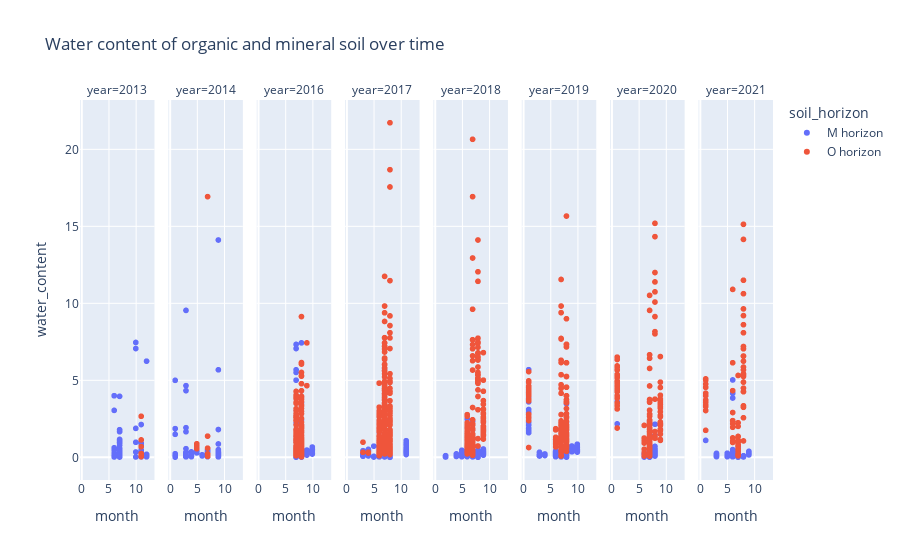

This figure's notebook cell:
### Code cell
# Plot water content of Neon Sites over the course of each year 
df["collection_date"] = pd.to_datetime(df["collection_date"])
df = df.sort_values(by="collection_date")
df["year"] = df["collection_date"].dt.year
df["month"] = df["collection_date"].dt.month

fig = px.scatter(df, x="month", y="water_content", color = "soil_horizon", 
                 facet_col = "year", title="Water content of organic and mineral soil over time")
fig.show()

### Figure 1 — Plotly figure (JSON) as saved in the notebook; plotly's stock layout.template omitted (floating-point values rounded to 4 significant figures; data arrays with more than 128 entries replaced by an {"elided": "..."} marker saying what was removed)
{"data": [{"hovertemplate": "soil_horizon=M horizon<br>year=2013<br>month=%{x}<br>water_content=%{y}<extra></extra>", "legendgroup": "M horizon", "marker": {"color": "#636efa", "symbol": "circle"}, "mode": "markers", "name": "M horizon", "showlegend": true, "type": "scattergl", "x": [6, 6, 6, 6, 6, 6, 6, 6, 6, 6, 6, 6, 7, 7, 7, 7, 7, 7, 7, 7, 7, 7, 7, 7, 7, 7, 7, 7, 7, 7, 7, 7, 7, 7, 7, 7, 7, 7, 7, 7, 7, 7, 7, 7, 7, 7, 7, 7, 7, 7, 7, 7, 7, 7, 10, 10, 10, 10, 10, 10, 11, 11, 11, 11, 11, 11, 11, 11, 11, 11, 11, 11, 11, 12, 12, 12, 12, 12, 12], "xaxis": "x", "y": [0.043, 0.621, 0.142, 4, 0.024, 0.47, 3.049, 0.562, 4, 0.13, 0.274, 0.106, 1.165, 1.665, 1.071, 0.063, 0.123, 0.971, 0.404, 0.236, 0.172, 0.777, 0.585, 0.086, 0.17, 3.96, 0.051, 1.793, 0.032, 0.207, 0.253, 0.256, 0.111, 0.096, 0.335, 0.235, 0.125, 0.129, 0.091, 0.118, 0.447, 0.159, 0.024, 0.447, 0.235, 0.233, 0.082, 0.043, 0.932, 0.064, 0.322, 0.325, 0.277, 0.022, 0.977, 0.025, 1.881, 7.065, 7.46, 0.347, 2.13, 0.333, 0.431, 0.274, 0.215, 0.491, 0.808, 0.915, 0.314, 0.272, 0.302, 0.927, 0.025, 6.246, 0.08, 0.195, 0.185, 0.121, 0.033], "yaxis": "y"}, {"hovertemplate": "soil_horizon=M horizon<br>year=2014<br>month=%{x}<br>water_content=%{y}<extra></extra>", "legendgroup": "M horizon", "marker": {"color": "#636efa", "symbol": "circle"}, "mode": "markers", "name": "M horizon", "showlegend": false, "type": "scattergl", "x": {"elided": "159 int values"}, "xaxis": "x2", "y": {"elided": "159 float values"}, "yaxis": "y2"}, {"hovertemplate": "soil_horizon=M horizon<br>year=2016<br>month=%{x}<br>water_content=%{y}<extra></extra>", "legendgroup": "M horizon", "marker": {"color": "#636efa", "symbol": "circle"}, "mode": "markers", "name": "M horizon", "showlegend": false, "type": "scattergl", "x": {"elided": "438 int values"}, "xaxis": "x3", "y": {"elided": "438 float values"}, "yaxis": "y3"}, {"hovertemplate": "soil_horizon=M horizon<br>year=2017<br>month=%{x}<br>water_content=%{y}<extra></extra>", "legendgroup": "M horizon", "marker": {"color": "#636efa", "symbol": "circle"}, "mode": "markers", "name": "M horizon", "showlegend": false, "type": "scattergl", "x": {"elided": "752 int values"}, "xaxis": "x4", "y": {"elided": "752 float values"}, "yaxis": "y4"}, {"hovertemplate": "soil_horizon=M horizon<br>year=2018<br>month=%{x}<br>water_content=%{y}<extra></extra>", "legendgroup": "M horizon", "marker": {"color": "#636efa", "symbol": "circle"}, "mode": "markers", "name": "M horizon", "showlegend": false, "type": "scattergl", "x": {"elided": "628 int values"}, "xaxis": "x5", "y": {"elided": "628 float values"}, "yaxis": "y5"}, {"hovertemplate": "soil_horizon=M horizon<br>year=2019<br>month=%{x}<br>water_content=%{y}<extra></extra>", "legendgroup": "M horizon", "marker": {"color": "#636efa", "symbol": "circle"}, "mode": "markers", "name": "M horizon", "showlegend": false, "type": "scattergl", "x": {"elided": "593 int values"}, "xaxis": "x6", "y": {"elided": "593 float values"}, "yaxis": "y6"}, {"hovertemplate": "soil_horizon=M horizon<br>year=2020<br>month=%{x}<br>water_content=%{y}<extra></extra>", "legendgroup": "M horizon", "marker": {"color": "#636efa", "symbol": "circle"}, "mode": "markers", "name": "M horizon", "showlegend": false, "type": "scattergl", "x": {"elided": "377 int values"}, "xaxis": "x7", "y": {"elided": "377 float values"}, "yaxis": "y7"}, {"hovertemplate": "soil_horizon=M horizon<br>year=2021<br>month=%{x}<br>water_content=%{y}<extra></extra>", "legendgroup": "M horizon", "marker": {"color": "#636efa", "symbol": "circle"}, "mode": "markers", "name": "M horizon", "showlegend": false, "type": "scattergl", "x": {"elided": "255 int values"}, "xaxis": "x8", "y": {"elided": "255 float values"}, "yaxis": "y8"}, {"hovertemplate": "soil_horizon=O horizon<br>year=2013<br>month=%{x}<br>water_content=%{y}<extra></extra>", "legendgroup": "O horizon", "marker": {"color": "#EF553B", "symbol": "circle"}, "mode": "markers", "name": "O horizon", "showlegend": true, "type": "scattergl", "x": [11, 11, 11, 11, 11, 11, 11, 11, 11], "xaxis": "x", "y": [0.25, 0.077, 0.693, 0.047, 0.147, 0.221, 1.133, 0.099, 2.667], "yaxis": "y"}, {"hovertemplate": "soil_horizon=O horizon<br>year=2014<br>month=%{x}<br>water_content=%{y}<extra></extra>", "legendgroup": "O horizon", "marker": {"color": "#EF553B", "symbol": "circle"}, "mode": "markers", "name": "O horizon", "showlegend": false, "type": "scattergl", "x": [5, 5, 5, 7, 7, 7, 7, 7, 7], "xaxis": "x2", "y": [0.758, 0.88, 0.559, 0.194, 16.93, 0.228, 0.596, 0.062, 1.377], "yaxis": "y2"}, {"hovertemplate": "soil_horizon=O horizon<br>year=2016<br>month=%{x}<br>water_content=%{y}<extra></extra>", "legendgroup": "O horizon", "marker": {"color": "#EF553B", "symbol": "circle"}, "mode": "markers", "name": "O horizon", "showlegend": false, "type": "scattergl", "x": {"elided": "218 int values"}, "xaxis": "x3", "y": {"elided": "218 float values"}, "yaxis": "y3"}, {"hovertemplate": "soil_horizon=O horizon<br>year=2017<br>month=%{x}<br>water_content=%{y}<extra></extra>", "legendgroup": "O horizon", "marker": {"color": "#EF553B", "symbol": "circle"}, "mode": "markers", "name": "O horizon", "showlegend": false, "type": "scattergl", "x": {"elided": "329 int values"}, "xaxis": "x4", "y": {"elided": "329 float values"}, "yaxis": "y4"}, {"hovertemplate": "soil_horizon=O horizon<br>year=2018<br>month=%{x}<br>water_content=%{y}<extra></extra>", "legendgroup": "O horizon", "marker": {"color": "#EF553B", "symbol": "circle"}, "mode": "markers", "name": "O horizon", "showlegend": false, "type": "scattergl", "x": {"elided": "220 int values"}, "xaxis": "x5", "y": {"elided": "220 float values"}, "yaxis": "y5"}, {"hovertemplate": "soil_horizon=O horizon<br>year=2019<br>month=%{x}<br>water_content=%{y}<extra></extra>", "legendgroup": "O horizon", "marker": {"color": "#EF553B", "symbol": "circle"}, "mode": "markers", "name": "O horizon", "showlegend": false, "type": "scattergl", "x": {"elided": "150 int values"}, "xaxis": "x6", "y": {"elided": "150 float values"}, "yaxis": "y6"}, {"hovertemplate": "soil_horizon=O horizon<br>year=2020<br>month=%{x}<br>water_content=%{y}<extra></extra>", "legendgroup": "O horizon", "marker": {"color": "#EF553B", "symbol": "circle"}, "mode": "markers", "name": "O horizon", "showlegend": false, "type": "scattergl", "x": {"elided": "154 int values"}, "xaxis": "x7", "y": {"elided": "154 float values"}, "yaxis": "y7"}, {"hovertemplate": "soil_horizon=O horizon<br>year=2021<br>month=%{x}<br>water_content=%{y}<extra></extra>", "legendgroup": "O horizon", "marker": {"color": "#EF553B", "symbol": "circle"}, "mode": "markers", "name": "O horizon", "showlegend": false, "type": "scattergl", "x": [1, 1, 1, 1, 1, 1, 1, 1, 1, 1, 1, 1, 1, 6, 6, 6, 6, 6, 6, 6, 6, 6, 6, 6, 7, 7, 7, 7, 7, 7, 7, 7, 7, 7, 7, 7, 7, 7, 7, 7, 7, 7, 7, 7, 7, 7, 8, 8, 8, 8, 8, 8, 8, 8, 8, 8, 8, 8, 8, 8, 8, 8, 8, 8, 8, 8, 8, 8, 8, 8, 8, 8, 8], "xaxis": "x8", "y": [3.722, 3.568, 4.759, 5.096, 3.383, 3.303, 4, 1.754, 4.163, 5.011, 3.039, 5.074, 4.543, 0.966, 2.91, 2.385, 10.9, 2.375, 1.953, 1.057, 2.184, 6.143, 4.33, 1.265, 1.11, 1.041, 1.058, 1.008, 1.347, 2.247, 1.119, 0.969, 0.754, 0.202, 0.546, 0.724, 1.358, 2.012, 5.316, 0.242, 0.417, 0.096, 0.122, 0.817, 0.201, 0.223, 14.15, 5.863, 3.248, 2.571, 7.197, 1.066, 4.495, 5.68, 8.615, 9.204, 5.423, 8.091, 6.576, 6.576, 10.63, 6.246, 4.882, 5.41, 3.348, 5.25, 7.048, 11.5, 4.263, 5.329, 4.263, 9.638, 15.13], "yaxis": "y8"}], "layout": {"annotations": [{"font": {}, "showarrow": false, "text": "year=2013", "x": 0.05375, "xanchor": "center", "xref": "paper", "y": 1, "yanchor": "bottom", "yref": "paper"}, {"font": {}, "showarrow": false, "text": "year=2014", "x": 0.1812, "xanchor": "center", "xref": "paper", "y": 1, "yanchor": "bottom", "yref": "paper"}, {"font": {}, "showarrow": false, "text": "year=2016", "x": 0.3087, "xanchor": "center", "xref": "paper", "y": 1, "yanchor": "bottom", "yref": "paper"}, {"font": {}, "showarrow": false, "text": "year=2017", "x": 0.4363, "xanchor": "center", "xref": "paper", "y": 1, "yanchor": "bottom", "yref": "paper"}, {"font": {}, "showarrow": false, "text": "year=2018", "x": 0.5637, "xanchor": "center", "xref": "paper", "y": 1, "yanchor": "bottom", "yref": "paper"}, {"font": {}, "showarrow": false, "text": "year=2019", "x": 0.6912, "xanchor": "center", "xref": "paper", "y": 1, "yanchor": "bottom", "yref": "paper"}, {"font": {}, "showarrow": false, "text": "year=2020", "x": 0.8188, "xanchor": "center", "xref": "paper", "y": 1, "yanchor": "bottom", "yref": "paper"}, {"font": {}, "showarrow": false, "text": "year=2021", "x": 0.9463, "xanchor": "center", "xref": "paper", "y": 1, "yanchor": "bottom", "yref": "paper"}], "autosize": true, "legend": {"title": {"text": "soil_horizon"}, "tracegroupgap": 0}, "title": {"text": "Water content of organic and mineral soil over time"}, "xaxis": {"anchor": "y", "autorange": true, "domain": [0, 0.1075], "range": [-0.1949, 13.19], "title": {"text": "month"}, "type": "linear"}, "xaxis2": {"anchor": "y2", "autorange": true, "domain": [0.1275, 0.235], "matches": "x", "range": [-0.1949, 13.19], "title": {"text": "month"}, "type": "linear"}, "xaxis3": {"anchor": "y3", "autorange": true, "domain": [0.255, 0.3625], "matches": "x", "range": [-0.1949, 13.19], "title": {"text": "month"}, "type": "linear"}, "xaxis4": {"anchor": "y4", "autorange": true, "domain": [0.3825, 0.49], "matches": "x", "range": [-0.1949, 13.19], "title": {"text": "month"}, "type": "linear"}, "xaxis5": {"anchor": "y5", "autorange": true, "domain": [0.51, 0.6175], "matches": "x", "range": [-0.1949, 13.19], "title": {"text": "month"}, "type": "linear"}, "xaxis6": {"anchor": "y6", "autorange": true, "domain": [0.6375, 0.745], "matches": "x", "range": [-0.1949, 13.19], "title": {"text": "month"}, "type": "linear"}, "xaxis7": {"anchor": "y7", "autorange": true, "domain": [0.765, 0.8725], "matches": "x", "range": [-0.1949, 13.19], "title": {"text": "month"}, "type": "linear"}, "xaxis8": {"anchor": "y8", "autorange": true, "domain": [0.8925, 1], "matches": "x", "range": [-0.1949, 13.19], "title": {"text": "month"}, "type": "linear"}, "yaxis": {"anchor": "x", "autorange": true, "domain": [0, 1], "range": [-1.787, 23.52], "title": {"text": "water_content"}, "type": "linear"}, "yaxis2": {"anchor": "x2", "autorange": true, "domain": [0, 1], "matches": "y", "range": [-1.787, 23.52], "showticklabels": false, "type": "linear"}, "yaxis3": {"anchor": "x3", "autorange": true, "domain": [0, 1], "matches": "y", "range": [-1.787, 23.52], "showticklabels": false, "type": "linear"}, "yaxis4": {"anchor": "x4", "autorange": true, "domain": [0, 1], "matches": "y", "range": [-1.787, 23.52], "showticklabels": false, "type": "linear"}, "yaxis5": {"anchor": "x5", "autorange": true, "domain": [0, 1], "matches": "y", "range": [-1.787, 23.52], "showticklabels": false, "type": "linear"}, "yaxis6": {"anchor": "x6", "autorange": true, "domain": [0, 1], "matches": "y", "range": [-1.787, 23.52], "showticklabels": false, "type": "linear"}, "yaxis7": {"anchor": "x7", "autorange": true, "domain": [0, 1], "matches": "y", "range": [-1.787, 23.52], "showticklabels": false, "type": "linear"}, "yaxis8": {"anchor": "x8", "autorange": true, "domain": [0, 1], "matches": "y", "range": [-1.787, 23.52], "showticklabels": false, "type": "linear"}}}
